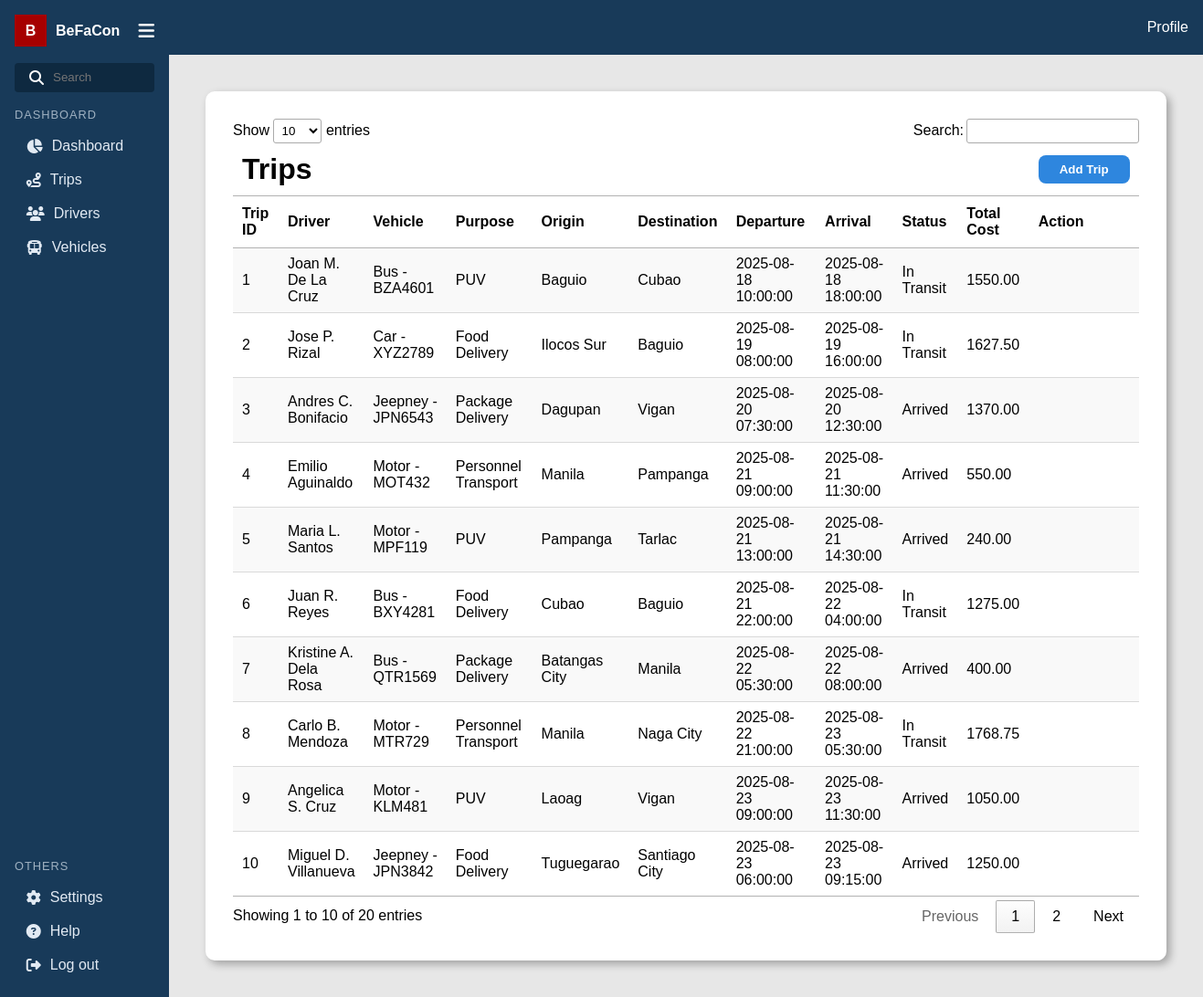
The page /index.php?page=trips (signed in) on the database its author committed.
### tables this page shows
CREATE TABLE `trip_info` (
  `trip_id` int(11) NOT NULL,
  `driver_id` int(11) NOT NULL,
  `vehicle_id` int(11) NOT NULL,
  `purpose_id` int(11) NOT NULL,
  `departure_date_time` datetime NOT NULL,
  `arrival_date_time` datetime NOT NULL,
  `trip_status_id` int(11) NOT NULL
);

CREATE TABLE `purpose_data` (
  `purpose_id` int(11) NOT NULL,
  `purpose` varchar(50) NOT NULL
);

CREATE TABLE `trip_schedule_info` (
  `trip_id` int(11) NOT NULL,
  `origin` varchar(100) NOT NULL,
  `destination` varchar(100) NOT NULL,
  `sched_depart_datetime` datetime NOT NULL,
  `sched_arrival_datetime` datetime NOT NULL
);

CREATE TABLE `trip_status_data` (
  `trip_status_id` int(11) NOT NULL,
  `trip_status` varchar(50) NOT NULL
);

CREATE TABLE `trip_cost_info` (
  `trip_id` int(11) NOT NULL,
  `cost_rule_id` int(11) NOT NULL,
  `distance_km` decimal(6,2) NOT NULL,
  `total_cost` decimal(10,2) NOT NULL
);

### partials/trips.php (the view, shortened to what this page needs)
<div class="table-content">
    <table id="trips" class="display">
        <thead>
            <tr>
                <th colspan="10" id="table-title"><h1>Trips</h1></th>
                <th><button class="action-button" id="open">Add Trip</button></th>
            </tr>
            <tr>
                <th>Trip ID</th>
                <th>Driver</th>
                <th>Vehicle</th>
                <th>Purpose</th>
                <th>Origin</th>
                <th>Destination</th>
                <th>Departure</th>
                <th>Arrival</th>
                <th>Status</th>
                <th>Total Cost</th>
                <th>Action</th>
            </tr>
        </thead>
        <tbody>
    <?php
        $sql = "
            SELECT
                t.trip_ID AS trip_id,
                CONCAT_WS(' ',
                    d.driver_fname,
                    CASE
                        WHEN d.driver_middleinitial IS NULL OR d.driver_middleinitial = ''
                        THEN NULL
                        ELSE CONCAT(d.driver_middleinitial, '.')
                    END,
                    d.driver_lname
                ) AS driver_name,
                CONCAT(vt.vehicle_type, ' - ', v.plate_no) AS vehicle_name,
                p.purpose AS purpose_name,
                ts.origin,
                ts.destination,
                ts.sched_depart_datetime AS departure_datetime,
                ts.sched_arrival_datetime AS arrival_datetime,
                tsd.trip_status,
                tc.total_cost
            FROM trip_info t
            JOIN driver_info d ON t.driver_id = d.driver_id
            JOIN vehicle_info v ON t.vehicle_id = v.vehicle_id
            JOIN vehicle_type_data vt ON v.vehicle_type_id = vt.vehicle_type_id
            JOIN purpose_data p ON t.purpose_id = p.purpose_id
            JOIN trip_schedule_info ts ON t.trip_id = ts.trip_id
            JOIN trip_status_data tsd ON t.trip_status_id = tsd.trip_status_id
            JOIN trip_cost_info tc ON t.trip_id = tc.trip_id
            ORDER BY t.trip_ID ASC
        ";
        $result = $connection->query($sql);
        while ($row = $result->fetch_assoc()) {
            echo "<tr>
                    <td>{$row['trip_id']}</td>
                    <td>{$row['driver_name']}</td>
                    <td>{$row['vehicle_name']}</td>
                    <td>{$row['purpose_name']}</td>
                    <td>{$row['origin']}</td>
                    <td>{$row['destination']}</td>
                    <td>{$row['departure_datetime']}</td>
                    <td>{$row['arrival_datetime']}</td>
                    <td>{$row['trip_status']}</td>
                    <td>{$row['total_cost']}</td>
                    <td>
                    </td>
                    </tr>";
        }
    ?>
        </tbody>
    </table>
</div>

### index.php (shortened to what this page needs)
<!DOCTYPE html>
<html lang="en">
<head>
    <link rel="stylesheet" href="style.css">
    <link rel="stylesheet" href="https://cdn.datatables.net/1.13.6/css/jquery.dataTables.min.css">
</head>
<body>
    <?php include 'includes/sidebar.php'; ?>
    <div class="main-content">
        <?php include 'includes/topbar.php' ?>
        <div class="content-area">
            <?php
                $page = $_GET['page'] ?? 'dashboard';
                $file = "partials/{$page}.php";
                if (file_exists($file)) {
                    include $file;
                } else {
                    echo "<div class='content'><p>Page not found.</p></div>";
                }
            ?>
        </div>
    </div>
</body>
</html>

### includes/sidebar.php
<div class="sidebar">
    <div class="logo-header">
        <div class="logo-icon">B</div>
        <p>BeFaCon</p>
        <i class="fa-solid fa-bars" id="hamburger-icon"></i>
    </div>
    <div class="search-box">
        <i class="fa-solid fa-magnifying-glass"></i>
        <input type="text" placeholder="Search">
    </div>
    <div class="menu-section">
        <p class="section-title">DASHBOARD</p>
        <ul>
            <li><a href="index.php?page=dashboard"><i class="fa-solid fa-chart-pie"></i>Dashboard</a></li>
            <li><a href="index.php?page=trips"><i class="fa-solid fa-route"></i>Trips</a></li>
            <li><a href="index.php?page=drivers"><i class="fa-solid fa-users"></i>Drivers</a></li>
            <li><a href="index.php?page=vehicles"><i class="fa-solid fa-bus"></i>Vehicles</a></li>
        </ul>
    </div>
    <div class="menu-section bottom">
        <p class="section-title">OTHERS</p>
        <ul>
            <li><a href="index.php?page=settings"><i class="fa-solid fa-gear"></i>Settings</a></li>
            <li><a href="index.php?page=help"><i class="fa-solid fa-circle-question"></i>Help</a></li>
            <li><a href="logout.php"><i class="fa-solid fa-right-from-bracket"></i>Log out</a></li>
        </ul>
    </div>
</div>

### includes/topbar.php
<div class="topbar">
    <div class="user-profile">Profile</div>
</div>

### style.css (style rules this page uses)
* { margin: 0; padding: 0; box-sizing: border-box; font-family: Arial, Helvetica, sans-serif; }
body { display: flex; height: 100vh; background-color: #ffffff; }
.sidebar { background-color: #183a59; width: 250px; color: #ffffff; display: flex; flex-direction: column; }
.logo-header { display: flex; align-items: center; gap: 10px; padding: 1rem; font-weight: bold; margin-bottom: 0.1rem; }
.logo-icon { background-color: #a60000; color: #ffffff; height: 35px; width: 35px; display: flex; justify-content: center; align-items: center; }
#hamburger-icon { margin-left: auto; cursor: pointer; font-size: 1.25rem; }
.search-box { background-color: #0e2940; display: flex; align-items: center; padding: 0.5rem 1rem; margin: 0 1rem; border-radius: 4px; margin-bottom: 0.1rem; }
.search-box i { margin-right: 10px; }
.search-box input { background-color: transparent; color: #ffffff; width: 100%; border: none; outline: none; }
.section-title { font-size: 0.8rem; color: #9fb1c1; letter-spacing: 1px; margin-bottom: 0.5rem; }
.menu-section { padding: 1rem; }
.menu-section.bottom { margin-top: auto; }
.menu-section ul { list-style: none; }
.menu-section ul li a { display: flex; align-items: center; padding: 0.6rem 0.8rem; gap: 10px; color: #e2eaf3; cursor: pointer; border-radius: 6px; text-decoration: none; }
.main-content { display: flex; flex-direction: column; flex: 1; height: 100vh; }
.topbar { display: flex; align-items: center; background-color: #183a59; height: 60px; }
.user-profile { color: white; margin-left: auto; padding: 1rem; cursor: pointer; }
.content-area { display: flex; background-color: rgb(231, 231, 231); flex: 1; justify-content: center; align-items: flex-start; padding: 40px; overflow-y: auto; position: relative; }
.table-content { background-color: #ffffff; width: 100%; max-width: 1600px; padding: 30px; border-radius: 10px; box-shadow: 4px 4px 10px rgba(0, 0, 0, 0.3); box-sizing: border-box; overflow-x: auto; }
.action-button { background-color: #183a59; color: #ffffff; width: 100px; display: inline-block; padding: 5px; text-decoration: none; border: none; border-radius: 5px; font-weight: bold; text-align: center; cursor: pointer; transition: background-color 0.3s ease; }
.action-button { padding: 0.5rem 1rem; border: none; background: #2e86de; color: white; border-radius: 0.5rem; cursor: pointer; }

### rows shown on the page
trip_info: trip_id "1", driver_name "Joan M. De La Cruz", vehicle_name "Bus - BZA4601", purpose.purpose "PUV", trip_id.origin "Baguio", trip_id.destination "Cubao", trip_id.sched_depart_datetime "2025-08-18 10:00:00", trip_id.sched_arrival_datetime "2025-08-18 18:00:00", trip_status.trip_status "In Transit", trip_cost_info.total_cost "1550.00"
trip_info: trip_id "2", driver_name "Jose P. Rizal", vehicle_name "Car - XYZ2789", purpose.purpose "Food Delivery", trip_id.origin "Ilocos Sur", trip_id.destination "Baguio", trip_id.sched_depart_datetime "2025-08-19 08:00:00", trip_id.sched_arrival_datetime "2025-08-19 16:00:00", trip_status.trip_status "In Transit", trip_cost_info.total_cost "1627.50"
trip_info: trip_id "3", driver_name "Andres C. Bonifacio", vehicle_name "Jeepney - JPN6543", purpose.purpose "Package Delivery", trip_id.origin "Dagupan", trip_id.destination "Vigan", trip_id.sched_depart_datetime "2025-08-20 07:30:00", trip_id.sched_arrival_datetime "2025-08-20 12:30:00", trip_status.trip_status "Arrived", trip_cost_info.total_cost "1370.00"
trip_info: trip_id "4", driver_name "Emilio Aguinaldo", vehicle_name "Motor - MOT432", purpose.purpose "Personnel Transport", trip_id.origin "Manila", trip_id.destination "Pampanga", trip_id.sched_depart_datetime "2025-08-21 09:00:00", trip_id.sched_arrival_datetime "2025-08-21 11:30:00", trip_status.trip_status "Arrived", trip_cost_info.total_cost "550.00"
trip_info: trip_id "5", driver_name "Maria L. Santos", vehicle_name "Motor - MPF119", purpose.purpose "PUV", trip_id.origin "Pampanga", trip_id.destination "Tarlac", trip_id.sched_depart_datetime "2025-08-21 13:00:00", trip_id.sched_arrival_datetime "2025-08-21 14:30:00", trip_status.trip_status "Arrived", trip_cost_info.total_cost "240.00"
trip_info: trip_id "6", driver_name "Juan R. Reyes", vehicle_name "Bus - BXY4281", purpose.purpose "Food Delivery", trip_id.origin "Cubao", trip_id.destination "Baguio", trip_id.sched_depart_datetime "2025-08-21 22:00:00", trip_id.sched_arrival_datetime "2025-08-22 04:00:00", trip_status.trip_status "In Transit", trip_cost_info.total_cost "1275.00"
trip_info: trip_id "7", driver_name "Kristine A. Dela Rosa", vehicle_name "Bus - QTR1569", purpose.purpose "Package Delivery", trip_id.origin "Batangas City", trip_id.destination "Manila", trip_id.sched_depart_datetime "2025-08-22 05:30:00", trip_id.sched_arrival_datetime "2025-08-22 08:00:00", trip_status.trip_status "Arrived", trip_cost_info.total_cost "400.00"
trip_info: trip_id "8", driver_name "Carlo B. Mendoza", vehicle_name "Motor - MTR729", purpose.purpose "Personnel Transport", trip_id.origin "Manila", trip_id.destination "Naga City", trip_id.sched_depart_datetime "2025-08-22 21:00:00", trip_id.sched_arrival_datetime "2025-08-23 05:30:00", trip_status.trip_status "In Transit", trip_cost_info.total_cost "1768.75"
trip_info: trip_id "9", driver_name "Angelica S. Cruz", vehicle_name "Motor - KLM481", purpose.purpose "PUV", trip_id.origin "Laoag", trip_id.destination "Vigan", trip_id.sched_depart_datetime "2025-08-23 09:00:00", trip_id.sched_arrival_datetime "2025-08-23 11:30:00", trip_status.trip_status "Arrived", trip_cost_info.total_cost "1050.00"
trip_info: trip_id "10", driver_name "Miguel D. Villanueva", vehicle_name "Jeepney - JPN3842", purpose.purpose "Food Delivery", trip_id.origin "Tuguegarao", trip_id.destination "Santiago City", trip_id.sched_depart_datetime "2025-08-23 06:00:00", trip_id.sched_arrival_datetime "2025-08-23 09:15:00", trip_status.trip_status "Arrived", trip_cost_info.total_cost "1250.00"
